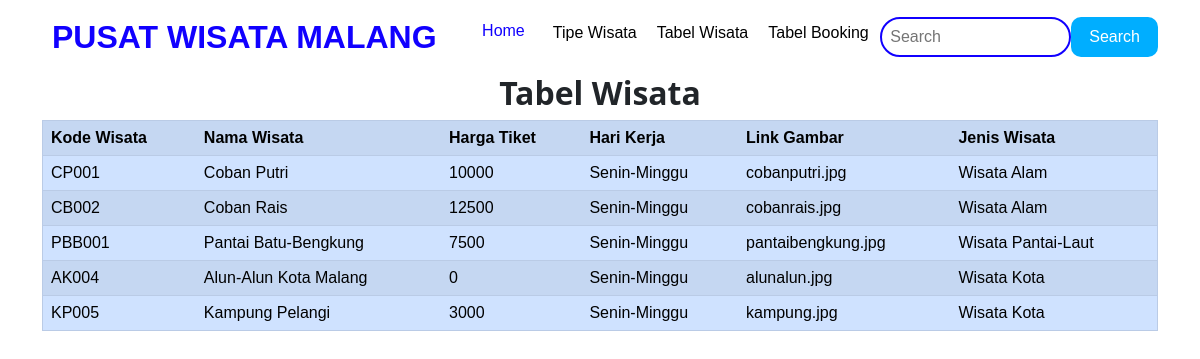
The page /Vbrg/ on the database its author committed.
### utscuy/models.py (models this page shows, shortened)
class Barang(models.Model):
    kodewisata=models.CharField(max_length=8)
    nama_wisata=models.CharField(max_length=50)
    harga_tiket=models.BigIntegerField()
    link_gbr=models.CharField(max_length=150, blank=True)
    hari_kerja=models.CharField(max_length=50)
    jenis_wisata= models.ForeignKey(Jenis, on_delete=models.CASCADE,null=True)

class Jenis(models.Model):
    nama=models.CharField(max_length=50)
    ket=models.TextField()
    def __str__(self):
        return self.nama

### utscuy/views.py (the view)
# urls.py: path('Vbrg/',Barang_View),
def Barang_View(request):
    barangs= Barang.objects.all()
    konteks={
        'barangs':barangs,
    }
    return render(request,'tampil_brg.html',konteks)

### templates/tampil_brg.html
{% extends 'base.html'%}
{% load static %}
{% block kontent %}
<div class="container">
<h2 class="text-center">Tabel Wisata</h2>
<table border="1" class="table table-primary table-striped">
    <tr>
        <th>Kode Wisata</th>
        <th>Nama Wisata</th>
        <th>Harga Tiket</th>
        <th>Hari Kerja</th>
        <th>Link Gambar</th>
        <th>Jenis Wisata</th>
    </tr>
{% for Barang in barangs %}
<tr>
    <td>{{ Barang.kodewisata }}</td>
    <td>{{ Barang.nama_wisata }}</td>
    <td>{{ Barang.harga_tiket }}</td>
    <td>{{ Barang.hari_kerja }}</td>
    <td>{{ Barang.link_gbr }}</td>
    <td>{{ Barang.jenis_wisata }}</td>
</tr>
{% endfor %}
</table></div>
{% endblock %}

### templates/base.html (shortened to what this page needs)
{% load static %}
<link href="https://cdn.jsdelivr.net/npm/bootstrap@5.1.3/dist/css/bootstrap.min.css" rel="stylesheet"
integrity="sha384-1BmE4kWBq78iYhFldvKuhfTAU6auU8tT94WrHftjDbrCEXSU1oBoqyl2QvZ6jIW3">
<link rel="stylesheet" type="text/css" href="{% static 'css/style.css' %}">
<body>
  <nav class="navbar navbar-expand-lg">
    <div class="container">
      <a class="navbar-brand" href="#">PUSAT WISATA MALANG</a>
      <div class="collapse navbar-collapse" id="navbarSupportedContent">
        <ul class="navbar-nav m-auto mb-2">
          <li class="nav-item">
            <a class="nav-link active" aria-current="page" href="/">Home</a>
          </li>
            <a href="/produk">Tipe Wisata</a>
          <a href="/Vbrg">Tabel Wisata</a>
          <a href="/transaksis">Tabel Booking</a>
        </ul>
        <form class="d-flex">
          <input class="px-2 search" type="search" placeholder="Search" aria-label="Search">
          <button class="btn-1" type="submit">Search</button>
        </form>
       </nav>
{% block kontent %}
{% endblock %}

### static/css/style.css (style rules this page uses)
* { margin: 0; padding: 0; box-sizing: border-box; font-family: Arial; }
.navbar-brand { font-size: 2rem; color: rgb(17, 0, 255); font-weight: 600; font-family: 'Rubik Mono One', sans-serif; ; }
.nav-link { margin-right: 10px; margin-left: 10px; color: rgb(17, 0, 255); }
.search { height: 40px; width: 80%; border-radius: 25px; outline: none; border: 2px solid rgb(17, 0, 255); }
.btn-1 { height: 40; width: 37%; outline: none; border: none; border-radius: 10px; background: rgb(0, 174, 255); color: white; }
a { text-decoration: none; color: black; display: block; position: static; padding: 10px; }
h2 { text-align: center; justify-content: center; font-family: 'Segoe UI', Tahoma, Geneva, Verdana, sans-serif; font-weight: 600; }

### rows shown on the page
Barang: kodewisata "CP001", nama_wisata "Coban Putri", harga_tiket "10000", hari_kerja "Senin-Minggu", link_gbr "cobanputri.jpg", jenis_wisata "Wisata Alam"
Barang: kodewisata "CB002", nama_wisata "Coban Rais", harga_tiket "12500", hari_kerja "Senin-Minggu", link_gbr "cobanrais.jpg", jenis_wisata "Wisata Alam"
Barang: kodewisata "PBB001", nama_wisata "Pantai Batu-Bengkung", harga_tiket "7500", hari_kerja "Senin-Minggu", link_gbr "pantaibengkung.jpg", jenis_wisata "Wisata Pantai-Laut"
Barang: kodewisata "AK004", nama_wisata "Alun-Alun Kota Malang", harga_tiket "0", hari_kerja "Senin-Minggu", link_gbr "alunalun.jpg", jenis_wisata "Wisata Kota"
Barang: kodewisata "KP005", nama_wisata "Kampung Pelangi", harga_tiket "3000", hari_kerja "Senin-Minggu", link_gbr "kampung.jpg", jenis_wisata "Wisata Kota"
